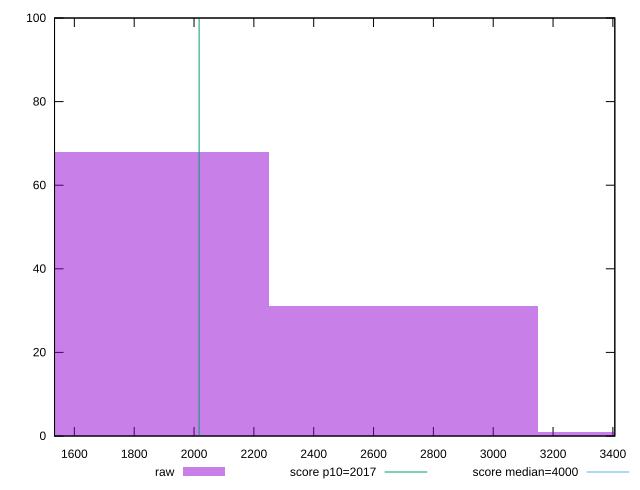

The script that saved this image:
reset

$raw <<EOF
2698.7344734272747 31
3598.312631236366 1
1799.156315618183 68
EOF

set key outside below
set boxwidth 899.5781578090915
set xrange [1533.7440000000004:3406.475999999986]
set yrange [0:100]
set trange [0:100]
set style fill transparent solid 0.5 noborder

set parametric
set terminal svg size 640, 490 enhanced background rgb 'white'
set output "report_00017_2021-02-10T15-08-03.406Z/mainthread-work-breakdown/samples/pages+cached/raw/histogram.svg"

plot $raw title "raw" with boxes, \
     2017,t title "score p10=2017", \
     4000,t title "score median=4000"

reset
